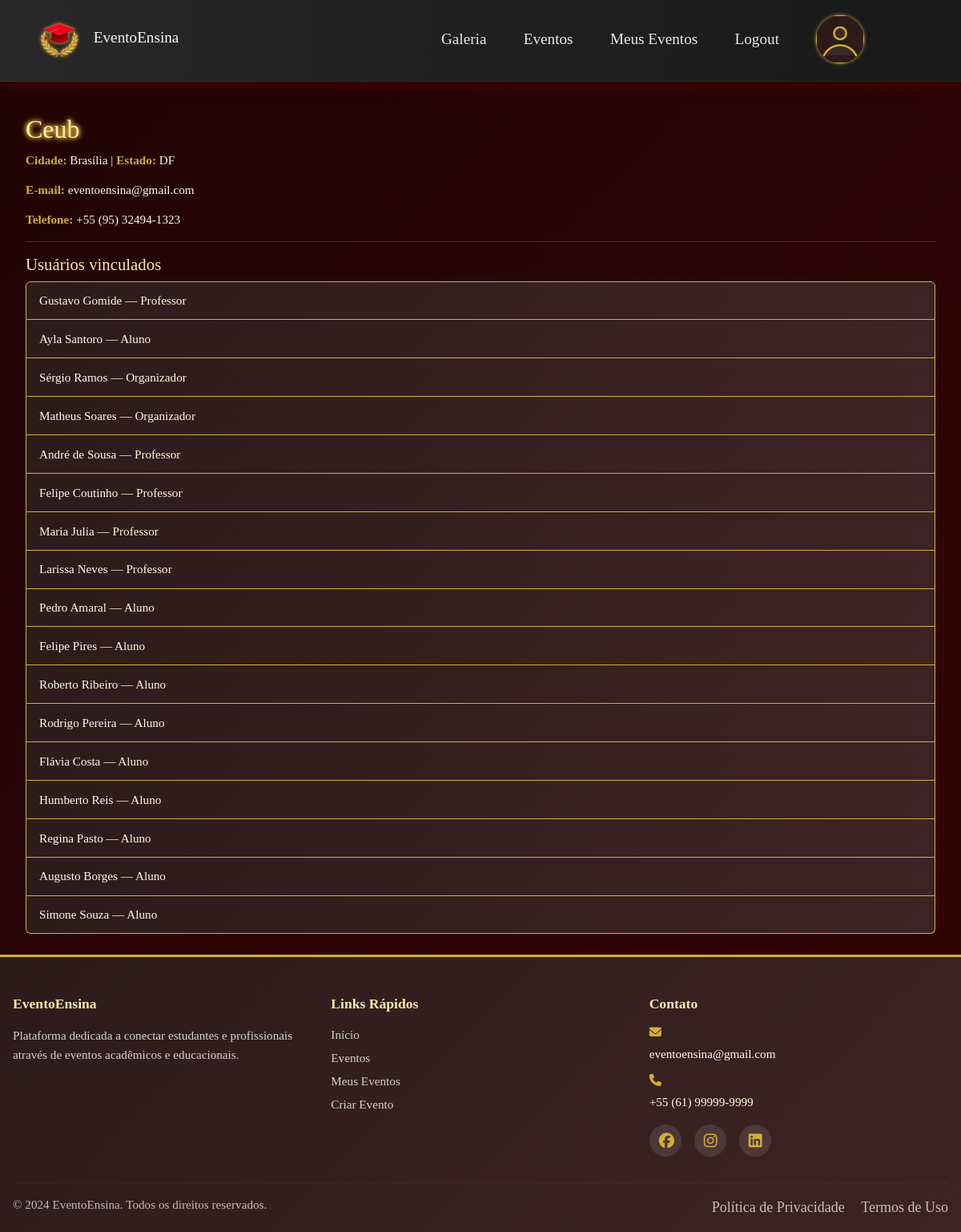
Page /usuarios/instituicao/1/ (signed in) on the committed database.
### usuarios/models.py (models this page shows, shortened)
class Instituicao(models.Model):
    nome = models.CharField(max_length=150)
    cidade = models.CharField(max_length=100, blank=True, null=True)
    estado = models.CharField(max_length=50, blank=True, null=True)
    pais = models.CharField(max_length=50, default='Brasil')
    email = models.EmailField(blank=True, null=True)
    telefone = models.CharField(max_length=25, blank=True, null=True)

class Usuario(models.Model):
    nome = models.CharField(max_length=150)
    telefone = models.CharField(max_length=32, blank=True, null=True)
    instituicao = models.ForeignKey(Instituicao, on_delete=models.SET_NULL, null=True, blank=True)
    tipo = models.ForeignKey(TipoUsuario, on_delete=models.CASCADE)
    nome_usuario = models.CharField(max_length=50, unique=True)
    email = models.EmailField(blank=True, null=True)
    senha = models.CharField(max_length=128, blank=True, null=True)
    user = models.OneToOneField(settings.AUTH_USER_MODEL, on_delete=models.SET_NULL, null=True, blank=True, related_name='profile')
    base_dir = models.CharField(max_length=255, blank=True, null=True)

class TipoUsuario(models.Model):
    tipo = models.CharField(max_length=50, unique=True)

### usuarios/views.py (the view)
# urls.py: path('instituicao/<int:instituicao_id>/', views.instituicao_publica, name='instituicao_publica'),
def instituicao_publica(request, instituicao_id):
    try:
        inst = Instituicao.objects.get(pk=instituicao_id)
    except Instituicao.DoesNotExist:
        raise Http404('Instituição não encontrada')
    usuarios = Usuario.objects.filter(instituicao=inst)[:50]
    return render(request, 'instituicao_publica.html', {'instituicao': inst, 'usuarios': usuarios, 'nav_items': nav_items})

### usuarios/templates/instituicao_publica.html (shortened to what this page needs)
{% extends 'base/base.html' %}
{% load static %}
{% block extra_css %}
<link rel="stylesheet" href="{% static 'css/instituicao.css' %}">
{% endblock %}
{% block content %}
<div class="container mt-4">
  <h1>{{ instituicao.nome }}</h1>
  <p><strong>Cidade:</strong> {{ instituicao.cidade }} | <strong>Estado:</strong> {{ instituicao.estado }}</p>
  {% if instituicao.email %}
    <p><strong>E-mail:</strong> <a href="mailto:{{ instituicao.email }}" class="text-link">{{ instituicao.email }}</a></p>
  {% endif %}
  {% if instituicao.telefone %}
    <p><strong>Telefone:</strong> {{ instituicao.telefone }}</p>
  {% endif %}
  <hr>
  <h3 class="mt-3">Usuários vinculados</h3>
  <ul class="list-group">
    {% for u in usuarios %}
      <li class="list-group-item">
        <a href="{% url 'perfil_publico' u.nome_usuario %}" class="text-link">{{ u.nome }}</a> — {{ u.tipo.tipo }}
      </li>
    {% empty %}
      <li class="list-group-item">Nenhum usuário encontrado.</li>
    {% endfor %}
  </ul>
</div>
{% endblock %}

### static/styles/base.css (style rules this page uses)
* { margin: 0; padding: 0; box-sizing: border-box; }
:root { --primary-gold: #d4af37; --primary-gold-dark: #b8941f; --primary-orange: #ff7f16; --success-green: #28a745; --danger-red: #dc3545; --background-base-dark: #200303; --background-base-medium: #350505; --background-card: linear-gradient(135deg, #2d1b1b 0%, #3d2424 100%); --background-card-hover: linear-gradient(135deg, #3d2424 0%, #4d2c2c 100%); --text-light: #fff7d9; --text-brighter: #fffbe6; --text-heading: #ffeaa7; --text-muted: #ff7f16; --border-color: #d4af37; --card-shadow: 0 4px 6px rgba(0, 0, 0, 0.3); --card-shadow-hover: 0 6px 12px rgba(212, 175, 55, 0.2); }
body { font-family: 'Georgia', 'Times New Roman', serif; background: linear-gradient(135deg, var(--background-base-dark) 0%, var(--background-base-medium) 100%) no-repeat fixed; color: var(--text-light); min-height: 100vh; line-height: 1.6; font-size: 18px; display: flex; flex-direction: column; }
h1, h2, h3, h4, h5 { color: var(--text-heading); margin-bottom: 0.5rem; }
h1 { font-size: 2rem; }
h3 { font-size: 1.3rem; }
p, li, label { color: var(--text-light); font-size: 0.95rem; line-height: 1.4; }
a, .btn { color: var(--text-brighter); text-decoration: none; }
.list-group-item { background: var(--background-card); color: var(--text-light); border: 1px solid var(--border-color); padding: 0.8rem 1rem; }
.mt-3 { margin-top: 1.5rem; }
.mt-4 { margin-top: 2rem; }
.container { max-width: 1200px; margin: 0 auto; padding: 0 1rem; }
html, body { height: 100%; }

### usuarios/static/css/instituicao.css (style rules this page uses)
strong { color: #d4af37; }
.mt-4 h1 { filter: drop-shadow(0 0 3px #d4af37); text-shadow: 0 0 5px #d4af37; }
hr { height: 1px; color: #d4af37; }

### rows in the picture
Instituicao: nome "Ceub", cidade "Brasília", estado "DF", email "eventoensina@gmail.com", telefone "+55 (95) 32494-1323"
Usuario: nome "Gustavo Gomide", tipo.tipo "Professor"
Usuario: nome "Ayla Santoro", tipo.tipo "Aluno"
Usuario: nome "Sérgio Ramos", tipo.tipo "Organizador"
Usuario: nome "Matheus Soares", tipo.tipo "Organizador"
Usuario: nome "André de Sousa", tipo.tipo "Professor"
Usuario: nome "Felipe Coutinho", tipo.tipo "Professor"
Usuario: nome "Maria Julia", tipo.tipo "Professor"
Usuario: nome "Larissa Neves", tipo.tipo "Professor"
Usuario: nome "Pedro Amaral", tipo.tipo "Aluno"
Usuario: nome "Felipe Pires", tipo.tipo "Aluno"
Usuario: nome "Roberto Ribeiro", tipo.tipo "Aluno"
Usuario: nome "Rodrigo Pereira", tipo.tipo "Aluno"
Usuario: nome "Flávia Costa", tipo.tipo "Aluno"
Usuario: nome "Humberto Reis", tipo.tipo "Aluno"
Usuario: nome "Regina Pasto", tipo.tipo "Aluno"
Usuario: nome "Augusto Borges", tipo.tipo "Aluno"
Usuario: nome "Simone Souza", tipo.tipo "Aluno"

### other values in the picture
{{ item.label }} "Galeria" "Eventos" "Meus Eventos" "Logout"
